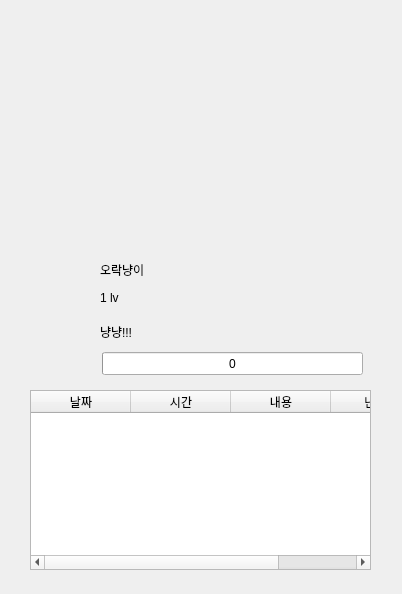
<?xml version="1.0" encoding="UTF-8"?>
<ui version="4.0">
 <class>Dialog</class>
 <widget class="QDialog" name="Dialog">
  <property name="geometry">
   <rect>
    <x>0</x>
    <y>0</y>
    <width>402</width>
    <height>594</height>
   </rect>
  </property>
  <property name="windowTitle">
   <string>Dialog</string>
  </property>
  <property name="windowIcon">
   <iconset>
    <normaloff>../images/IMG_3253.ico</normaloff>../images/IMG_3253.ico</iconset>
  </property>
  <widget class="QProgressBar" name="exp_progressBar">
   <property name="geometry">
    <rect>
     <x>102</x>
     <y>352</y>
     <width>261</width>
     <height>23</height>
    </rect>
   </property>
   <property name="maximum">
    <number>10</number>
   </property>
   <property name="value">
    <number>0</number>
   </property>
   <property name="format">
    <string>%p</string>
   </property>
  </widget>
  <widget class="QLabel" name="label">
   <property name="geometry">
    <rect>
     <x>100</x>
     <y>262</y>
     <width>56</width>
     <height>16</height>
    </rect>
   </property>
   <property name="styleSheet">
    <string notr="true">font: 9pt &quot;경기천년바탕 Regular&quot;;</string>
   </property>
   <property name="text">
    <string>오락냥이</string>
   </property>
  </widget>
  <widget class="QLabel" name="label_3">
   <property name="geometry">
    <rect>
     <x>100</x>
     <y>324</y>
     <width>56</width>
     <height>16</height>
    </rect>
   </property>
   <property name="styleSheet">
    <string notr="true">font: 9pt &quot;경기천년바탕 Regular&quot;;</string>
   </property>
   <property name="text">
    <string>냥냥!!!</string>
   </property>
  </widget>
  <widget class="QLabel" name="label_4">
   <property name="geometry">
    <rect>
     <x>100</x>
     <y>292</y>
     <width>56</width>
     <height>12</height>
    </rect>
   </property>
   <property name="styleSheet">
    <string notr="true">font: 9pt &quot;경기천년바탕 Regular&quot;;</string>
   </property>
   <property name="text">
    <string>1 lv</string>
   </property>
  </widget>
  <widget class="QTableWidget" name="tableWidget">
   <property name="geometry">
    <rect>
     <x>30</x>
     <y>390</y>
     <width>341</width>
     <height>180</height>
    </rect>
   </property>
   <column>
    <property name="text">
     <string>날짜</string>
    </property>
   </column>
   <column>
    <property name="text">
     <string>시간</string>
    </property>
   </column>
   <column>
    <property name="text">
     <string>내용</string>
    </property>
   </column>
   <column>
    <property name="text">
     <string>난이도</string>
    </property>
   </column>
  </widget>
 </widget>
 <resources/>
 <connections/>
</ui>
